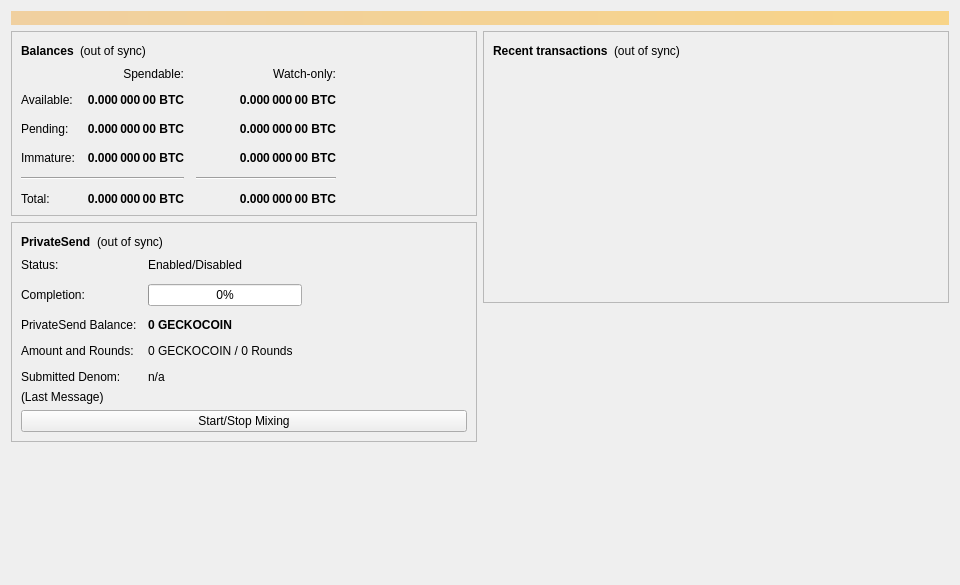
<?xml version="1.0" encoding="UTF-8"?>
<ui version="4.0">
 <class>OverviewPage</class>
 <widget class="QWidget" name="OverviewPage">
  <property name="geometry">
   <rect>
    <x>0</x>
    <y>0</y>
    <width>960</width>
    <height>585</height>
   </rect>
  </property>
  <property name="minimumSize">
   <size>
    <width>960</width>
    <height>0</height>
   </size>
  </property>
  <property name="windowTitle">
   <string>Form</string>
  </property>
  <layout class="QVBoxLayout" name="topLayout">
   <item>
    <widget class="QLabel" name="labelAlerts">
     <property name="visible">
      <bool>false</bool>
     </property>
     <property name="styleSheet">
      <string notr="true">QLabel { background-color: qlineargradient(x1: 0, y1: 0, x2: 1, y2: 0, stop:0 #F0D0A0, stop:1 #F8D488); color:#000000; }</string>
     </property>
     <property name="wordWrap">
      <bool>true</bool>
     </property>
     <property name="margin">
      <number>3</number>
     </property>
     <property name="textInteractionFlags">
      <set>Qt::TextSelectableByMouse</set>
     </property>
    </widget>
   </item>
   <item>
    <layout class="QHBoxLayout" name="horizontalLayout" stretch="1,1">
     <item>
      <layout class="QVBoxLayout" name="verticalLayout_2">
       <item>
        <widget class="QFrame" name="frame">
         <property name="frameShape">
          <enum>QFrame::StyledPanel</enum>
         </property>
         <property name="frameShadow">
          <enum>QFrame::Raised</enum>
         </property>
         <layout class="QVBoxLayout" name="verticalLayout_4">
          <item>
           <layout class="QHBoxLayout" name="horizontalLayout_4">
            <item>
             <widget class="QLabel" name="label_5">
              <property name="font">
               <font>
                <weight>75</weight>
                <bold>true</bold>
               </font>
              </property>
              <property name="text">
               <string>Balances</string>
              </property>
             </widget>
            </item>
            <item>
             <widget class="QLabel" name="labelWalletStatus">
              <property name="toolTip">
               <string>The displayed information may be out of date. Your wallet automatically synchronizes with the Geckocoin network after a connection is established, but this process has not completed yet.</string>
              </property>
              <property name="text">
               <string notr="true">(out of sync)</string>
              </property>
              <property name="alignment">
               <set>Qt::AlignLeading|Qt::AlignLeft|Qt::AlignVCenter</set>
              </property>
             </widget>
            </item>
            <item>
             <spacer name="horizontalSpacer_3">
              <property name="orientation">
               <enum>Qt::Horizontal</enum>
              </property>
              <property name="sizeHint" stdset="0">
               <size>
                <width>40</width>
                <height>20</height>
               </size>
              </property>
             </spacer>
            </item>
           </layout>
          </item>
          <item>
           <layout class="QGridLayout" name="gridLayout">
            <property name="spacing">
             <number>12</number>
            </property>
            <item row="2" column="2">
             <widget class="QLabel" name="labelWatchPending">
              <property name="font">
               <font>
                <weight>75</weight>
                <bold>true</bold>
               </font>
              </property>
              <property name="cursor">
               <cursorShape>IBeamCursor</cursorShape>
              </property>
              <property name="toolTip">
               <string>Unconfirmed transactions to watch-only addresses</string>
              </property>
              <property name="text">
               <string notr="true">0.000 000 00 BTC</string>
              </property>
              <property name="alignment">
               <set>Qt::AlignRight|Qt::AlignTrailing|Qt::AlignVCenter</set>
              </property>
              <property name="textInteractionFlags">
               <set>Qt::LinksAccessibleByMouse|Qt::TextSelectableByKeyboard|Qt::TextSelectableByMouse</set>
              </property>
             </widget>
            </item>
            <item row="2" column="1">
             <widget class="QLabel" name="labelUnconfirmed">
              <property name="font">
               <font>
                <weight>75</weight>
                <bold>true</bold>
               </font>
              </property>
              <property name="cursor">
               <cursorShape>IBeamCursor</cursorShape>
              </property>
              <property name="toolTip">
               <string>Total of transactions that have yet to be confirmed, and do not yet count toward the spendable balance</string>
              </property>
              <property name="text">
               <string notr="true">0.000 000 00 BTC</string>
              </property>
              <property name="alignment">
               <set>Qt::AlignRight|Qt::AlignTrailing|Qt::AlignVCenter</set>
              </property>
              <property name="textInteractionFlags">
               <set>Qt::LinksAccessibleByMouse|Qt::TextSelectableByKeyboard|Qt::TextSelectableByMouse</set>
              </property>
             </widget>
            </item>
            <item row="3" column="2">
             <widget class="QLabel" name="labelWatchImmature">
              <property name="font">
               <font>
                <weight>75</weight>
                <bold>true</bold>
               </font>
              </property>
              <property name="cursor">
               <cursorShape>IBeamCursor</cursorShape>
              </property>
              <property name="toolTip">
               <string>Mined balance in watch-only addresses that has not yet matured</string>
              </property>
              <property name="text">
               <string notr="true">0.000 000 00 BTC</string>
              </property>
              <property name="alignment">
               <set>Qt::AlignRight|Qt::AlignTrailing|Qt::AlignVCenter</set>
              </property>
              <property name="textInteractionFlags">
               <set>Qt::LinksAccessibleByMouse|Qt::TextSelectableByKeyboard|Qt::TextSelectableByMouse</set>
              </property>
             </widget>
            </item>
            <item row="4" column="0" colspan="2">
             <widget class="Line" name="lineSpendableBalance">
              <property name="orientation">
               <enum>Qt::Horizontal</enum>
              </property>
             </widget>
            </item>
            <item row="4" column="2">
             <widget class="Line" name="lineWatchBalance">
              <property name="sizePolicy">
               <sizepolicy hsizetype="Preferred" vsizetype="Fixed">
                <horstretch>0</horstretch>
                <verstretch>0</verstretch>
               </sizepolicy>
              </property>
              <property name="minimumSize">
               <size>
                <width>140</width>
                <height>0</height>
               </size>
              </property>
              <property name="orientation">
               <enum>Qt::Horizontal</enum>
              </property>
             </widget>
            </item>
            <item row="5" column="0">
             <widget class="QLabel" name="labelTotalText">
              <property name="text">
               <string>Total:</string>
              </property>
             </widget>
            </item>
            <item row="3" column="1">
             <widget class="QLabel" name="labelImmature">
              <property name="font">
               <font>
                <weight>75</weight>
                <bold>true</bold>
               </font>
              </property>
              <property name="cursor">
               <cursorShape>IBeamCursor</cursorShape>
              </property>
              <property name="toolTip">
               <string>Mined balance that has not yet matured</string>
              </property>
              <property name="text">
               <string notr="true">0.000 000 00 BTC</string>
              </property>
              <property name="alignment">
               <set>Qt::AlignRight|Qt::AlignTrailing|Qt::AlignVCenter</set>
              </property>
              <property name="textInteractionFlags">
               <set>Qt::LinksAccessibleByMouse|Qt::TextSelectableByKeyboard|Qt::TextSelectableByMouse</set>
              </property>
             </widget>
            </item>
            <item row="2" column="3">
             <spacer name="horizontalSpacer_2">
              <property name="orientation">
               <enum>Qt::Horizontal</enum>
              </property>
              <property name="sizeHint" stdset="0">
               <size>
                <width>40</width>
                <height>20</height>
               </size>
              </property>
             </spacer>
            </item>
            <item row="3" column="0">
             <widget class="QLabel" name="labelImmatureText">
              <property name="text">
               <string>Immature:</string>
              </property>
             </widget>
            </item>
            <item row="5" column="1">
             <widget class="QLabel" name="labelTotal">
              <property name="font">
               <font>
                <weight>75</weight>
                <bold>true</bold>
               </font>
              </property>
              <property name="cursor">
               <cursorShape>IBeamCursor</cursorShape>
              </property>
              <property name="toolTip">
               <string>Your current total balance</string>
              </property>
              <property name="text">
               <string notr="true">0.000 000 00 BTC</string>
              </property>
              <property name="alignment">
               <set>Qt::AlignRight|Qt::AlignTrailing|Qt::AlignVCenter</set>
              </property>
              <property name="textInteractionFlags">
               <set>Qt::LinksAccessibleByMouse|Qt::TextSelectableByKeyboard|Qt::TextSelectableByMouse</set>
              </property>
             </widget>
            </item>
            <item row="5" column="2">
             <widget class="QLabel" name="labelWatchTotal">
              <property name="font">
               <font>
                <weight>75</weight>
                <bold>true</bold>
               </font>
              </property>
              <property name="cursor">
               <cursorShape>IBeamCursor</cursorShape>
              </property>
              <property name="toolTip">
               <string>Current total balance in watch-only addresses</string>
              </property>
              <property name="text">
               <string notr="true">0.000 000 00 BTC</string>
              </property>
              <property name="alignment">
               <set>Qt::AlignRight|Qt::AlignTrailing|Qt::AlignVCenter</set>
              </property>
              <property name="textInteractionFlags">
               <set>Qt::LinksAccessibleByMouse|Qt::TextSelectableByKeyboard|Qt::TextSelectableByMouse</set>
              </property>
             </widget>
            </item>
            <item row="0" column="2">
             <widget class="QLabel" name="labelWatchonly">
              <property name="text">
               <string>Watch-only:</string>
              </property>
              <property name="alignment">
               <set>Qt::AlignRight|Qt::AlignTrailing|Qt::AlignVCenter</set>
              </property>
             </widget>
            </item>
            <item row="1" column="0">
             <widget class="QLabel" name="labelBalanceText">
              <property name="text">
               <string>Available:</string>
              </property>
             </widget>
            </item>
            <item row="1" column="1">
             <widget class="QLabel" name="labelBalance">
              <property name="font">
               <font>
                <weight>75</weight>
                <bold>true</bold>
               </font>
              </property>
              <property name="cursor">
               <cursorShape>IBeamCursor</cursorShape>
              </property>
              <property name="toolTip">
               <string>Your current spendable balance</string>
              </property>
              <property name="text">
               <string notr="true">0.000 000 00 BTC</string>
              </property>
              <property name="alignment">
               <set>Qt::AlignRight|Qt::AlignTrailing|Qt::AlignVCenter</set>
              </property>
              <property name="textInteractionFlags">
               <set>Qt::LinksAccessibleByMouse|Qt::TextSelectableByKeyboard|Qt::TextSelectableByMouse</set>
              </property>
             </widget>
            </item>
            <item row="1" column="2">
             <widget class="QLabel" name="labelWatchAvailable">
              <property name="font">
               <font>
                <weight>75</weight>
                <bold>true</bold>
               </font>
              </property>
              <property name="cursor">
               <cursorShape>IBeamCursor</cursorShape>
              </property>
              <property name="toolTip">
               <string>Your current balance in watch-only addresses</string>
              </property>
              <property name="text">
               <string notr="true">0.000 000 00 BTC</string>
              </property>
              <property name="alignment">
               <set>Qt::AlignRight|Qt::AlignTrailing|Qt::AlignVCenter</set>
              </property>
              <property name="textInteractionFlags">
               <set>Qt::LinksAccessibleByMouse|Qt::TextSelectableByKeyboard|Qt::TextSelectableByMouse</set>
              </property>
             </widget>
            </item>
            <item row="2" column="0">
             <widget class="QLabel" name="labelPendingText">
              <property name="text">
               <string>Pending:</string>
              </property>
             </widget>
            </item>
            <item row="0" column="1">
             <widget class="QLabel" name="labelSpendable">
              <property name="text">
               <string>Spendable:</string>
              </property>
              <property name="alignment">
               <set>Qt::AlignRight|Qt::AlignTrailing|Qt::AlignVCenter</set>
              </property>
             </widget>
            </item>
           </layout>
          </item>
         </layout>
        </widget>
       </item>
       <item>
        <widget class="QFrame" name="framePrivateSend">
         <property name="layoutDirection">
          <enum>Qt::LeftToRight</enum>
         </property>
         <property name="frameShape">
          <enum>QFrame::StyledPanel</enum>
         </property>
         <property name="frameShadow">
          <enum>QFrame::Raised</enum>
         </property>
         <layout class="QVBoxLayout" name="VerticalLayout_PS1">
          <item>
           <layout class="QHBoxLayout" name="horizontalLayout_5">
            <item>
             <widget class="QLabel" name="labelPrivateSendHeader">
              <property name="font">
               <font>
                <weight>75</weight>
                <bold>true</bold>
               </font>
              </property>
              <property name="text">
               <string>PrivateSend</string>
              </property>
             </widget>
            </item>
            <item>
             <widget class="QLabel" name="labelPrivateSendSyncStatus">
              <property name="toolTip">
               <string>The displayed information may be out of date. Your wallet automatically synchronizes with the Geckocoin network after a connection is established, but this process has not completed yet.</string>
              </property>
              <property name="text">
               <string notr="true">(out of sync)</string>
              </property>
              <property name="alignment">
               <set>Qt::AlignLeading|Qt::AlignLeft|Qt::AlignVCenter</set>
              </property>
             </widget>
            </item>
            <item>
             <spacer name="horizontalSpacer_4">
              <property name="orientation">
               <enum>Qt::Horizontal</enum>
              </property>
              <property name="sizeHint" stdset="0">
               <size>
                <width>40</width>
                <height>20</height>
               </size>
              </property>
             </spacer>
            </item>
           </layout>
          </item>
          <item>
           <layout class="QFormLayout" name="privateSendFormLayout">
            <property name="fieldGrowthPolicy">
             <enum>QFormLayout::AllNonFixedFieldsGrow</enum>
            </property>
            <property name="horizontalSpacing">
             <number>11</number>
            </property>
            <property name="verticalSpacing">
             <number>12</number>
            </property>
            <item row="0" column="0">
             <widget class="QLabel" name="labelPrivateSendEnabledText">
              <property name="text">
               <string>Status:</string>
              </property>
             </widget>
            </item>
            <item row="0" column="1">
             <widget class="QLabel" name="labelPrivateSendEnabled">
              <property name="text">
               <string>Enabled/Disabled</string>
              </property>
             </widget>
            </item>
            <item row="1" column="0">
             <widget class="QLabel" name="labelCompletitionText">
              <property name="text">
               <string>Completion:</string>
              </property>
             </widget>
            </item>
            <item row="1" column="1">
             <widget class="QProgressBar" name="privateSendProgress">
              <property name="maximumSize">
               <size>
                <width>154</width>
                <height>16777215</height>
               </size>
              </property>
              <property name="value">
               <number>0</number>
              </property>
             </widget>
            </item>
            <item row="2" column="0">
             <widget class="QLabel" name="labelAnonymizedText">
              <property name="text">
               <string>PrivateSend Balance:</string>
              </property>
             </widget>
            </item>
            <item row="2" column="1">
             <widget class="QLabel" name="labelAnonymized">
              <property name="font">
               <font>
                <weight>75</weight>
                <bold>true</bold>
               </font>
              </property>
              <property name="text">
               <string notr="true">0 GECKOCOIN</string>
              </property>
             </widget>
            </item>
            <item row="3" column="0">
             <widget class="QLabel" name="labelAmountAndRoundsText">
              <property name="text">
               <string>Amount and Rounds:</string>
              </property>
             </widget>
            </item>
            <item row="3" column="1">
             <widget class="QLabel" name="labelAmountRounds">
              <property name="text">
               <string>0 GECKOCOIN / 0 Rounds</string>
              </property>
             </widget>
            </item>
            <item row="4" column="0">
             <widget class="QLabel" name="labelSubmittedDenomText">
              <property name="text">
               <string>Submitted Denom:</string>
              </property>
             </widget>
            </item>
            <item row="4" column="1">
             <widget class="QLabel" name="labelSubmittedDenom">
              <property name="toolTip">
               <string>The denominations you submitted to the Smartnode.&lt;br&gt;To mix, other users must submit the exact same denominations.</string>
              </property>
              <property name="text">
               <string>n/a</string>
              </property>
             </widget>
            </item>
           </layout>
          </item>
          <item>
           <layout class="QVBoxLayout" name="VerticalLayout_PS">
            <item>
             <widget class="QLabel" name="labelPrivateSendLastMessage">
              <property name="text">
               <string>(Last Message)</string>
              </property>
              <property name="alignment">
               <set>Qt::AlignLeading|Qt::AlignLeft|Qt::AlignTop</set>
              </property>
              <property name="wordWrap">
               <bool>true</bool>
              </property>
             </widget>
            </item>
            <item>
             <widget class="QPushButton" name="togglePrivateSend">
              <property name="sizePolicy">
               <sizepolicy hsizetype="MinimumExpanding" vsizetype="Fixed">
                <horstretch>0</horstretch>
                <verstretch>0</verstretch>
               </sizepolicy>
              </property>
              <property name="text">
               <string>Start/Stop Mixing</string>
              </property>
             </widget>
            </item>
           </layout>
          </item>
         </layout>
        </widget>
       </item>
       <item>
        <spacer name="verticalSpacer">
         <property name="orientation">
          <enum>Qt::Vertical</enum>
         </property>
         <property name="sizeHint" stdset="0">
          <size>
           <width>20</width>
           <height>40</height>
          </size>
         </property>
        </spacer>
       </item>
      </layout>
     </item>
     <item>
      <layout class="QVBoxLayout" name="verticalLayout_3">
       <item>
        <widget class="QFrame" name="frame_2">
         <property name="frameShape">
          <enum>QFrame::StyledPanel</enum>
         </property>
         <property name="frameShadow">
          <enum>QFrame::Raised</enum>
         </property>
         <layout class="QVBoxLayout" name="verticalLayout">
          <item>
           <layout class="QHBoxLayout" name="horizontalLayout_2">
            <item>
             <widget class="QLabel" name="label_4">
              <property name="font">
               <font>
                <weight>75</weight>
                <bold>true</bold>
               </font>
              </property>
              <property name="text">
               <string>Recent transactions</string>
              </property>
             </widget>
            </item>
            <item>
             <widget class="QLabel" name="labelTransactionsStatus">
              <property name="toolTip">
               <string>The displayed information may be out of date. Your wallet automatically synchronizes with the Geckocoin network after a connection is established, but this process has not completed yet.</string>
              </property>
              <property name="text">
               <string notr="true">(out of sync)</string>
              </property>
              <property name="alignment">
               <set>Qt::AlignLeading|Qt::AlignLeft|Qt::AlignVCenter</set>
              </property>
             </widget>
            </item>
            <item>
             <spacer name="horizontalSpacer">
              <property name="orientation">
               <enum>Qt::Horizontal</enum>
              </property>
              <property name="sizeHint" stdset="0">
               <size>
                <width>40</width>
                <height>20</height>
               </size>
              </property>
             </spacer>
            </item>
           </layout>
          </item>
          <item>
           <widget class="QListView" name="listTransactions">
            <property name="styleSheet">
             <string notr="true">QListView { background: transparent; }</string>
            </property>
            <property name="frameShape">
             <enum>QFrame::NoFrame</enum>
            </property>
            <property name="verticalScrollBarPolicy">
             <enum>Qt::ScrollBarAlwaysOff</enum>
            </property>
            <property name="horizontalScrollBarPolicy">
             <enum>Qt::ScrollBarAlwaysOff</enum>
            </property>
            <property name="selectionMode">
             <enum>QAbstractItemView::NoSelection</enum>
            </property>
           </widget>
          </item>
         </layout>
        </widget>
       </item>
       <item>
        <spacer name="verticalSpacer_2">
         <property name="orientation">
          <enum>Qt::Vertical</enum>
         </property>
         <property name="sizeHint" stdset="0">
          <size>
           <width>20</width>
           <height>40</height>
          </size>
         </property>
        </spacer>
       </item>
      </layout>
     </item>
    </layout>
   </item>
  </layout>
 </widget>
 <resources/>
 <connections/>
</ui>
